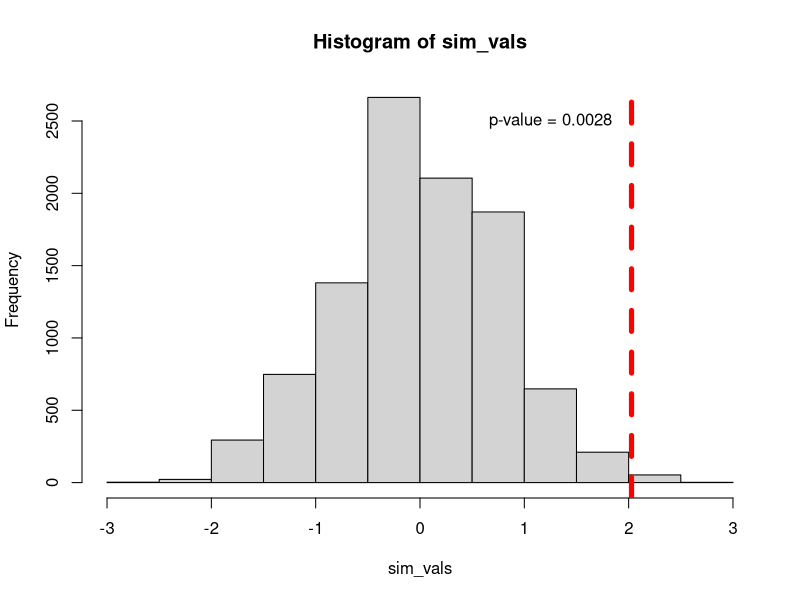

The R script that drew this image:
## ---- chunk 1
library(tidyverse)
library(here)
## ---- chunk 2
data <- read_csv(here("stats/nudge_final/data.csv"), show_col_types = F)
nudge_mean <- mean(data$nudge, na.rm = T)
no_nudge_mean <- mean(data$no_nudge)
sample_stat <- nudge_mean - no_nudge_mean
data
## ---- chunk 3
all_vals <- c(data$no_nudge, data$nudge)
all_vals <- all_vals[!is.na(all_vals)]

simulation <- function(all_vals) {
  shuffle <- sample(all_vals)
  no_nudge_sim <- shuffle[1:14]
  nudge_sim <- shuffle[15:27]
  difference <- mean(nudge_sim) - mean(no_nudge_sim)
  difference
}

sim_vals <- replicate(10000, simulation(all_vals))

p_value <- sum(sim_vals > sample_stat) / length(sim_vals)

hist(sim_vals)
abline(v = sample_stat, col = "red", lwd = 5, lty = "dashed")
text(x = 1.25, y = 2500, paste("p-value =", p_value))
## ---- chunk 4
null_sd <- sd(sim_vals)
null_mean <- mean(sim_vals)

t_score <- (sample_stat - null_mean) / null_sd
t_score
## ---- chunk 5
t.test(data$nudge, data$no_nudge)
